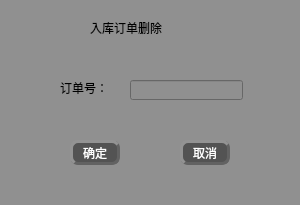
<?xml version="1.0" encoding="UTF-8"?>
<ui version="4.0">
 <class>storage_delete</class>
 <widget class="QWidget" name="storage_delete">
  <property name="geometry">
   <rect>
    <x>0</x>
    <y>0</y>
    <width>300</width>
    <height>205</height>
   </rect>
  </property>
  <property name="maximumSize">
   <size>
    <width>300</width>
    <height>205</height>
   </size>
  </property>
  <property name="windowTitle">
   <string>Form</string>
  </property>
  <property name="windowIcon">
   <iconset>
    <normalon>:/qt 图标/Button Cancel.png</normalon>
   </iconset>
  </property>
  <property name="styleSheet">
   <string notr="true">font: 75 12pt &quot;楷体&quot;;
background-color: rgb(144, 144, 144);
color:rgb(0, 0, 0)</string>
  </property>
  <widget class="QLabel" name="label">
   <property name="geometry">
    <rect>
     <x>90</x>
     <y>20</y>
     <width>121</width>
     <height>16</height>
    </rect>
   </property>
   <property name="styleSheet">
    <string notr="true">font: 75 14pt &quot;楷体&quot;;</string>
   </property>
   <property name="text">
    <string>入库订单删除</string>
   </property>
  </widget>
  <widget class="QLabel" name="label_2">
   <property name="geometry">
    <rect>
     <x>60</x>
     <y>80</y>
     <width>71</width>
     <height>16</height>
    </rect>
   </property>
   <property name="styleSheet">
    <string notr="true">font: 12pt &quot;楷体&quot;;</string>
   </property>
   <property name="text">
    <string>订单号：</string>
   </property>
  </widget>
  <widget class="QPushButton" name="pushButton">
   <property name="geometry">
    <rect>
     <x>70</x>
     <y>140</y>
     <width>50</width>
     <height>25</height>
    </rect>
   </property>
   <property name="minimumSize">
    <size>
     <width>50</width>
     <height>25</height>
    </size>
   </property>
   <property name="maximumSize">
    <size>
     <width>50</width>
     <height>25</height>
    </size>
   </property>
   <property name="styleSheet">
    <string notr="true">QPushButton{
font: 75 11pt &quot;微软雅黑&quot;;
color:rgb(255, 255, 255);
background-color: rgb(83, 83, 83);
border-radius: 8px;
border: 3px groove rgb(98, 98, 98);
border-style: outset;
}
QPushButton:pressed{
border-style: inset;
}
QPushButton:hover{
background-color:rgb(0, 0, 0);
}

</string>
   </property>
   <property name="text">
    <string>确定</string>
   </property>
  </widget>
  <widget class="QPushButton" name="pushButton_2">
   <property name="geometry">
    <rect>
     <x>180</x>
     <y>140</y>
     <width>50</width>
     <height>25</height>
    </rect>
   </property>
   <property name="minimumSize">
    <size>
     <width>50</width>
     <height>25</height>
    </size>
   </property>
   <property name="maximumSize">
    <size>
     <width>50</width>
     <height>25</height>
    </size>
   </property>
   <property name="styleSheet">
    <string notr="true">QPushButton{
font: 75 11pt &quot;微软雅黑&quot;;
color:rgb(255, 255, 255);
background-color: rgb(83, 83, 83);
border-radius: 8px;
border: 3px groove rgb(98, 98, 98);
border-style: outset;
}
QPushButton:pressed{
border-style: inset;
}
QPushButton:hover{
background-color:rgb(0, 0, 0);
}

</string>
   </property>
   <property name="text">
    <string>取消</string>
   </property>
  </widget>
  <widget class="QLineEdit" name="lineEdit1">
   <property name="geometry">
    <rect>
     <x>130</x>
     <y>80</y>
     <width>113</width>
     <height>20</height>
    </rect>
   </property>
  </widget>
 </widget>
 <resources/>
 <connections/>
</ui>
